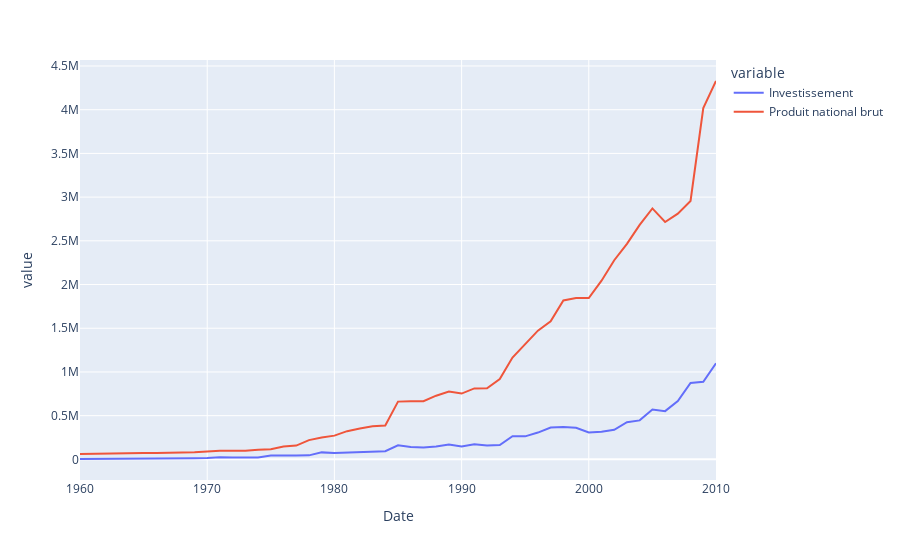

Notebook code for this chart:
### Code cell
data.diagnostic_plot([
    'Investissement', 
    'Produit national brut'
])

### Figure 1 — Plotly figure (JSON) as saved in the notebook; plotly's stock layout.template omitted (floating-point values rounded to 4 significant figures; data arrays with more than 128 entries replaced by an {"elided": "..."} marker saying what was removed)
{"data": [{"hovertemplate": "variable=Investissement<br>Date=%{x}<br>value=%{y}<extra></extra>", "legendgroup": "Investissement", "line": {"color": "#636efa", "dash": "solid"}, "marker": {"symbol": "circle"}, "mode": "lines", "name": "Investissement", "orientation": "v", "showlegend": true, "type": "scatter", "x": {"elided": "306 str values"}, "xaxis": "x", "y": {"elided": "306 int values"}, "yaxis": "y"}, {"hovertemplate": "variable=Produit national brut<br>Date=%{x}<br>value=%{y}<extra></extra>", "legendgroup": "Produit national brut", "line": {"color": "#EF553B", "dash": "solid"}, "marker": {"symbol": "circle"}, "mode": "lines", "name": "Produit national brut", "orientation": "v", "showlegend": true, "type": "scatter", "x": {"elided": "306 str values"}, "xaxis": "x", "y": {"elided": "306 int values"}, "yaxis": "y"}], "layout": {"legend": {"title": {"text": "variable"}, "tracegroupgap": 0}, "margin": {"t": 60}, "xaxis": {"anchor": "y", "domain": [0, 1], "title": {"text": "Date"}}, "yaxis": {"anchor": "x", "domain": [0, 1], "title": {"text": "value"}}}}
